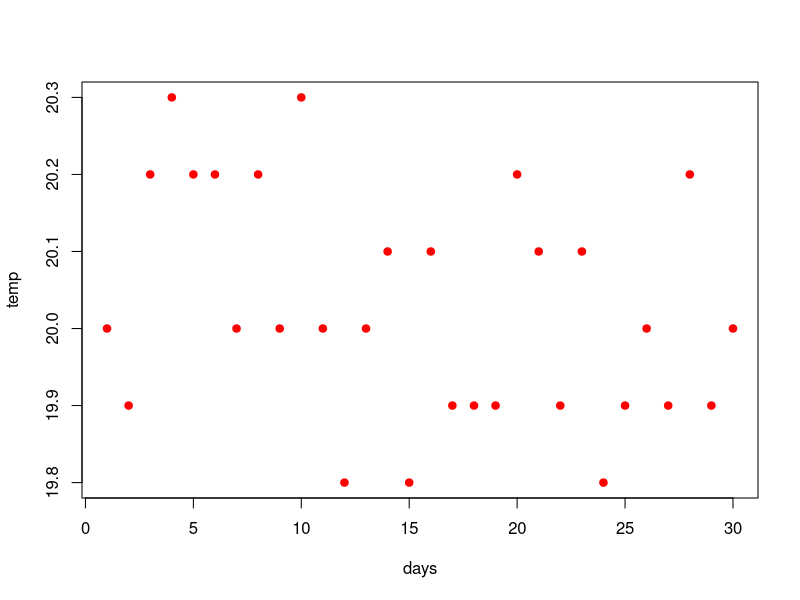
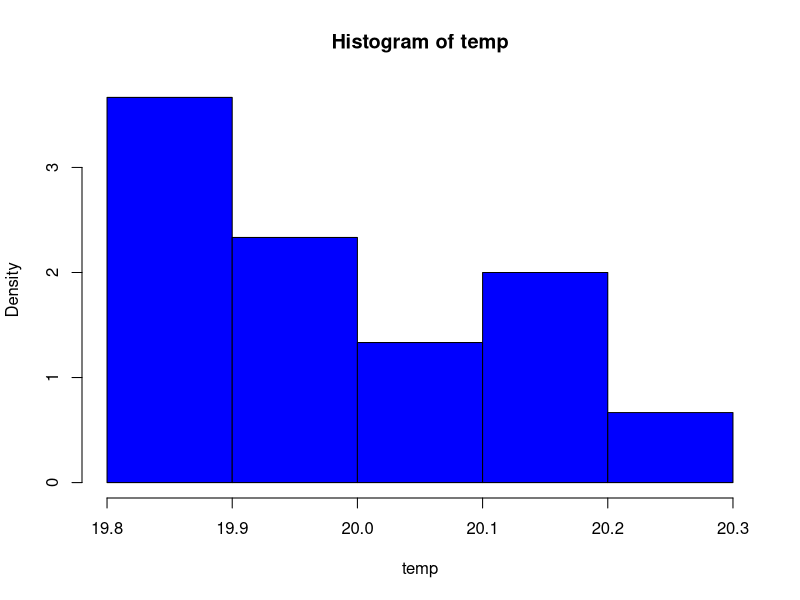
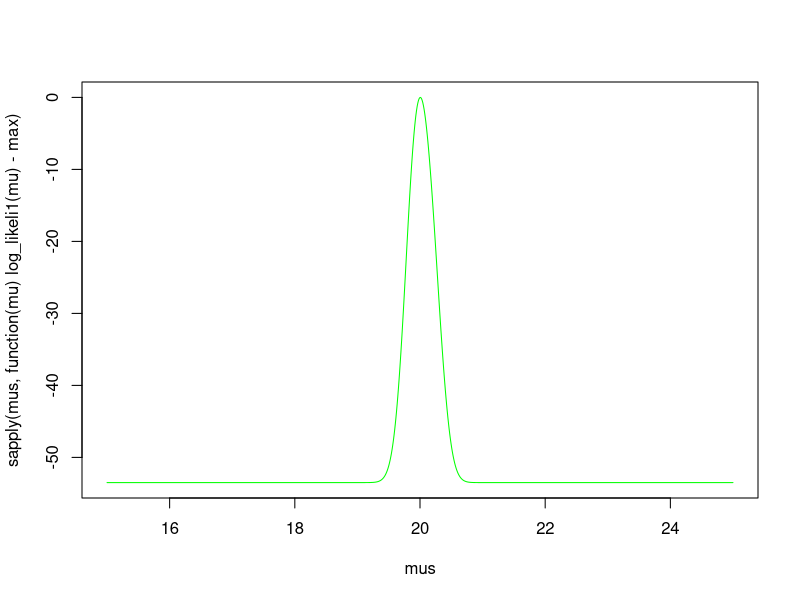
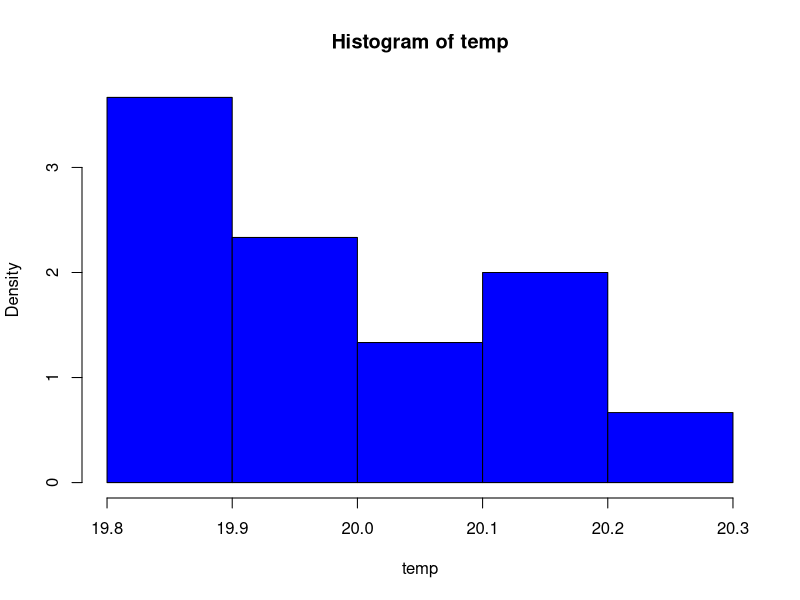
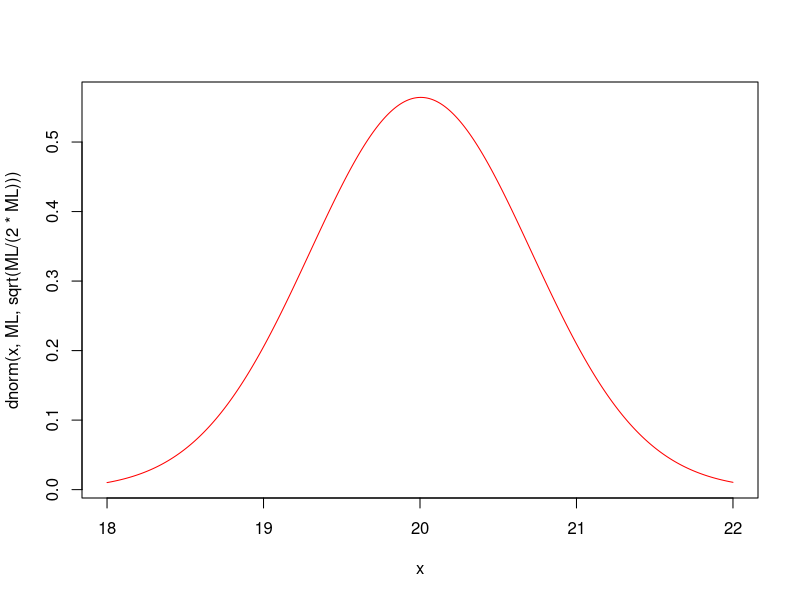
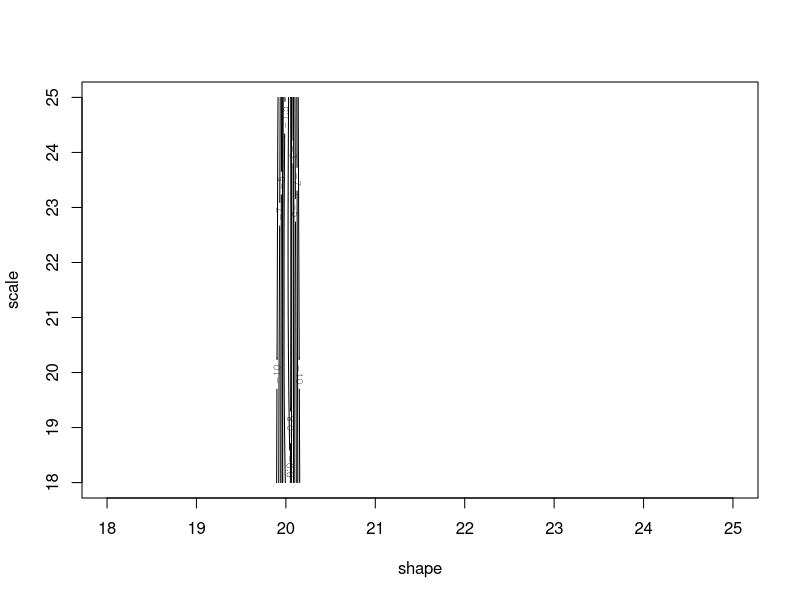
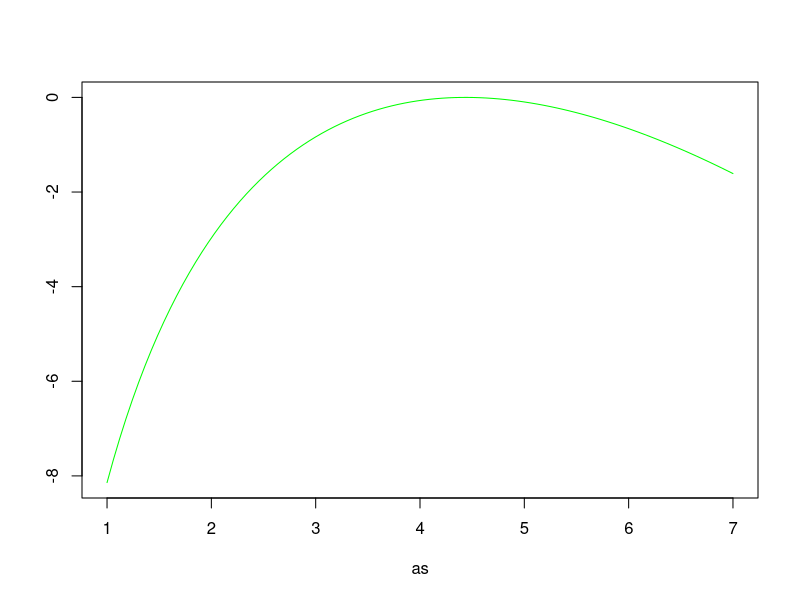
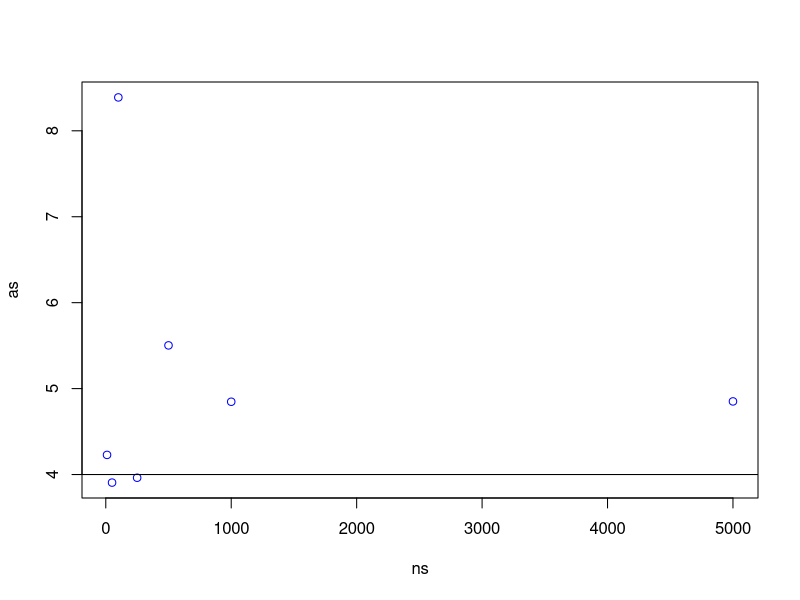

These figures' R source, in order:
## ---- chunk 1

data = read.csv("temperature23.csv")
temp = data$temp
days = data$X
plot(days,temp,type="p",col="red",pch=19)
hist(temp,prob="TRUE",col="BLUE",breaks=5)
mean(temp)


## ---- chunk 2

 log_likeli1 <- function(mu){
   sum(dnorm(temp,mu,sqrt(1/(2*mu))),log=TRUE)
 }

mus = seq(15,25,length=1000)
opt = optim(15,function(mu) -log_likeli1(mu),method="Brent",lower=0,upper=50)
ML = opt$par
max = -opt$val

plot(mus,sapply(mus,function(mu)log_likeli1(mu)-max),type="l",col="green")
ML
hist(temp,prob="TRUE",col="BLUE",breaks=5)
x = seq(18,22,length=1000)
plot(x,dnorm(x,ML,sqrt(ML/(2*ML))),col="red",type="l")


log_likeli2 <- function(params){
  mu = params[1]
  k = params[2]
  sum(dnorm(temp,mu,sqrt(1/(2*k)),log=TRUE))
}

optt = optim(c(18,45),function(params)-log_likeli2(params),hessian=TRUE)
ML2 = optt$par
max = -optt$val
ML2

mus = seq(18,25,length=100)
k = seq(18,25,length=100)
grid = expand.grid(mus,k)
z = apply(grid,1,function(params)log_likeli2(params)-max) 
z = array(z,c(100,100))
contour(mus,k,z,levels=c(0,-0.3,-0.8,-1.5,-3.0,-3.5,-5,-7,-10),xlab="shape",ylab="scale")


## ---- chunk 3

data = c(17.5,22.1,10.2,16.9,20.0,8.1,14.6,21.3,16.4)
n = length(data)

log_likeli <- function(x){
  mu = x[1]
  a = x[2]
  n*log(a)-a*n*log(mu)+(a-1)*sum(log(data))-1/(mu^a)*sum(data^a)
}

opt = optim(c(5,5),function(x)-log_likeli(x),hessian=TRUE)
ML = opt$par
max = -opt$val
observed_fisher=opt$hessian
se = sqrt(diag(solve(observed_fisher)))


profile_likeli <- function(a){
  optim(15,function(mu)-log_likeli(c(mu,a)),method="Brent",lower=0,upper=50)$par
}
as = seq(1,7,length=100)
plot(as,sapply(as,function(a) log_likeli(c(profile_likeli(a),a)))-max,col="green",type="l",ylab="")

wald_a = ML[2]+c(-1,1)*1.96*se[2]
wald_a

a = 4
as = c()
ns = c(10,50,100,250,500,1000,5000)
for (i in 1:length(ns)){
  n = ns[1]
  data = rnorm(n,17,4)
  
  log_likeli <- function(x){
  mu = x[1]
  a = x[2]
  n*log(a)-a*n*log(mu)+(a-1)*sum(log(data))-1/(mu^a)*sum(data^a)
  }
  ML = optim(c(15,4),function(x)-log_likeli(x),hessian=TRUE)$par
  as = append(as,ML[2])
}
plot(ns,as,type="p",col="blue")
abline(h=4)


